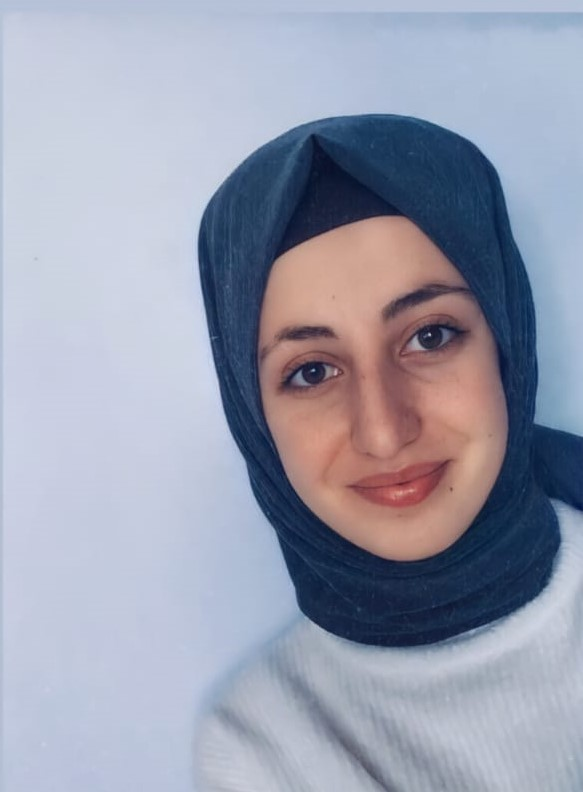
#> input picture 2_OpenCV ile Görüntü İşleme/0_/foto.jpg, 583 x 792 px
$ python ders6-renkKanallari.py
#> lines starting #> are read from the running program, lines starting #| are printed output that depends on the picture
# renk kanalların ayırabilir miyiz ?

import cv2

resim = cv2.imread('foto.jpg')
#> resim is the input picture: shape (792, 583, 3); mean B, G, R 175.2, 157.7, 153.6

b, g, r = cv2.split(resim)
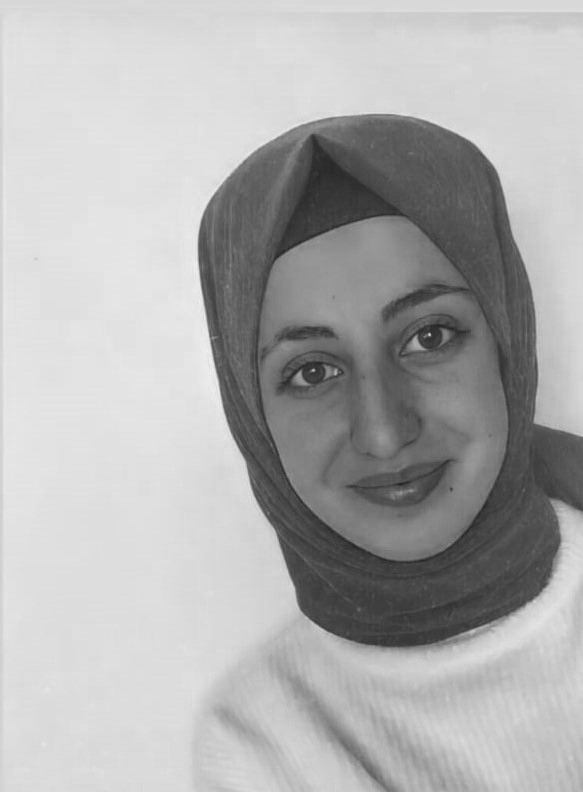
#> b: shape (792, 583); min 32, max 241, mean 175.2
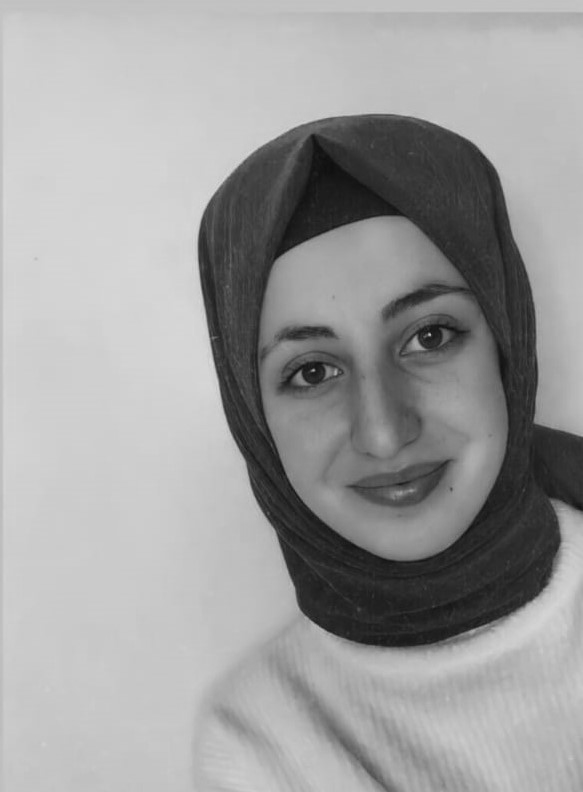
#> g: shape (792, 583); min 14, max 218, mean 157.7
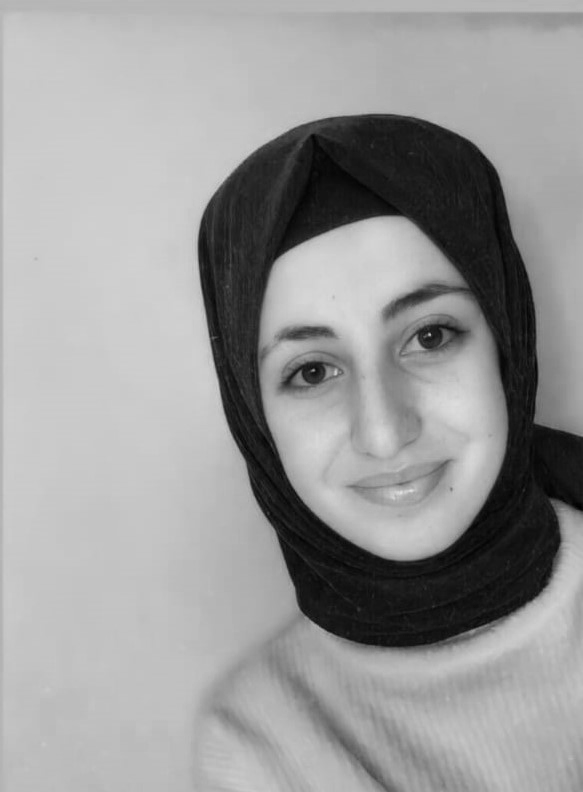
#> r: shape (792, 583); min 0, max 224, mean 153.6
# print(b,g,r)

# bgr üzerinde tek tek işlem yapabiliriz.

# peki sonra eski haline nasil getiricez ?
# kanalları birleştirdik
resim2 = cv2.merge((b,g,r))


# split yavaş bir işlemdir
# ayrı ayrı renk uzaylarında çalışıcaksak
# blue renk uzayını elde edelim
b = resim[:, :, 0] # yukarıdakinden daha hızlı

# bir renk kanalını kaldırma
# örneğin kırmızıyı kaldıralım
resim[:, :, 2] = 0
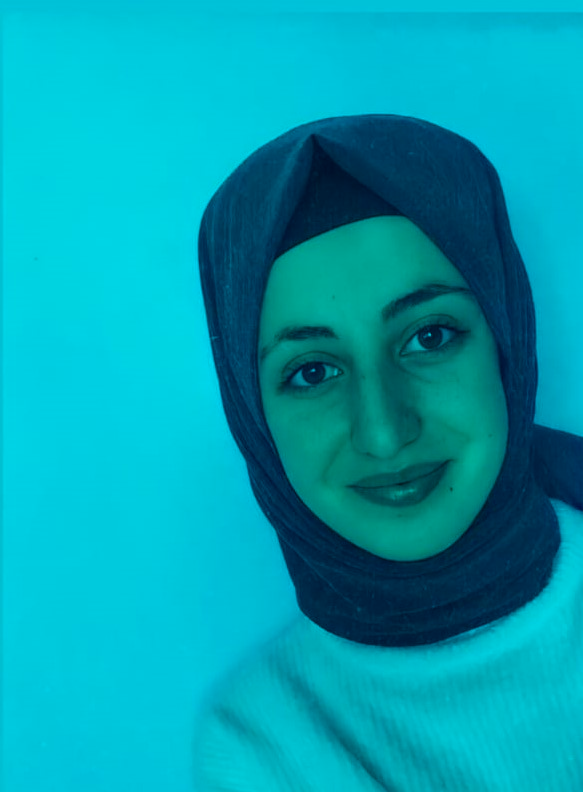
#> resim: shape (792, 583, 3); mean B, G, R 175.2, 157.7, 0

cv2.imshow("resim", resim)
cv2.waitKey(0)
cv2.destroyAllWindows()


# resme çerçeve ekleme 7. video 18:57
